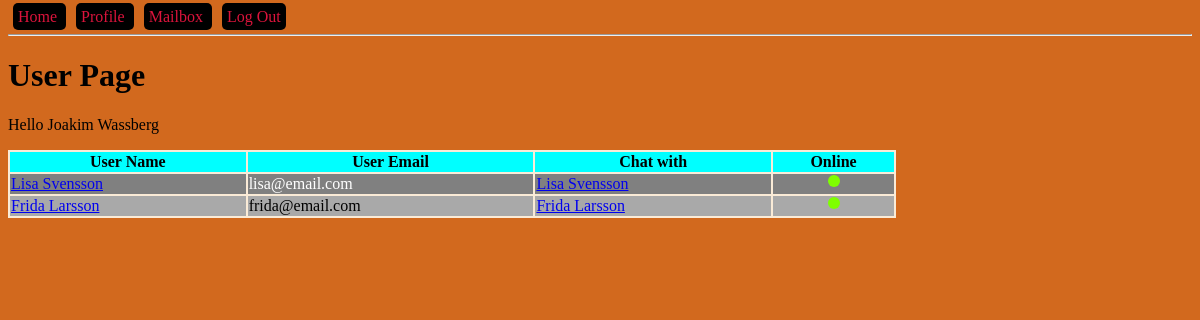
The app's page /profile (signed in), older data.
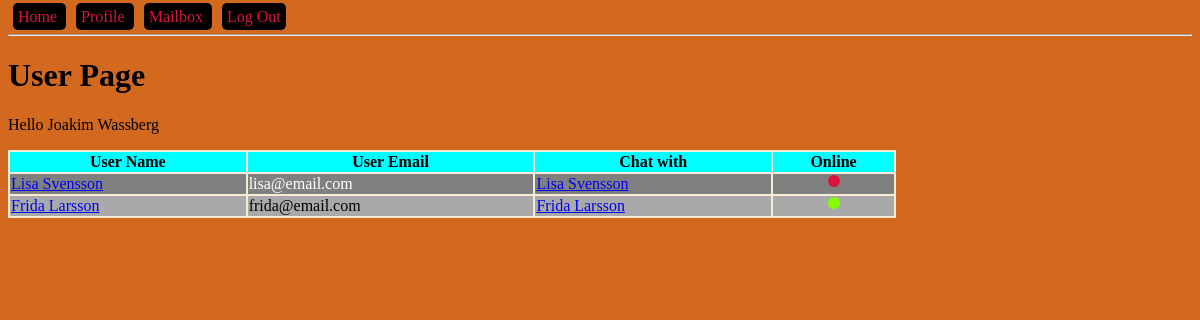
The same page, newer data.
### models.py (models this page shows, shortened)
class User(db.Model):
    id = db.Column(db.Integer, primary_key=True, autoincrement=True)
    name = db.Column(db.String(150))
    email = db.Column(db.String(150), unique=True)
    password = db.Column(db.String(100))
    admin = db.Column(db.BOOLEAN, default=False)
    online = db.Column(db.BOOLEAN, default=False)
    sent_messages = db.relationship('Message', backref='sender', lazy=True)
    recv_messages = db.relationship('Message', secondary=message_recv, lazy='subquery',
                                    backref=db.backref('receivers', lazy=True))

### blueprints/user/__init__.py (the view)
@bp_user.get('/profile')
@login_required
def user_get():
    users = get_all_but_current_user()
    return render_template("user.html", users=users)

### app.py (called while the page is built)
def create_app():
    app = Flask(__name__)
    app.config['SECRET_KEY'] = '123secret'
    app.config['SQLALCHEMY_TRACK_MODIFICATIONS'] = False
    app.config['SQLALCHEMY_DATABASE_URI'] = 'sqlite:///db.sqlite'
    db.init_app(app)
    login_manager = LoginManager()
    login_manager.init_app(app)
    @login_manager.user_loader
    def load_user(user_id):
        from models import User
        return User.query.filter_by(id=user_id).first()
    from blueprints.open import bp_open
    app.register_blueprint(bp_open)
    from blueprints.user import bp_user
    app.register_blueprint(bp_user)
    from blueprints.api import bp_api
    app.register_blueprint(bp_api, url_prefix='/api/v1.0')
    from blueprints.admin import bp_admin
    app.register_blueprint(bp_admin)
    return app

### controllers/user_controller.py (called while the page is built)
def get_all_but_current_user():
    from models import User
    user = current_user
    return User.query.filter(User.id != user.id).all()

### templates/user.html (shortened to what this page needs)
{% extends "base-template.html" %}
{% block content %}
    <h1 id="main-heading">User Page</h1>
    <p>Hello {{ current_user.name }}</p>
    <table>
        <tr>
            <th>User Name</th>
            <th>User Email</th>
            <th>Chat with</th>
            <th>Online</th>
        </tr>
        {% for user in users %}
            <tr>
                <td><a href="{{ url_for('bp_user.message_get', user_id=user.id) }}">{{ user.name }}</a></td>
                <td>{{ user.email }}</td>
                <td><a href="{{ url_for('bp_user.chat_get', user_id=user.id) }}">{{ user.name }}</a></td>
                <td class="center-content">
                    {% if user.online %}
                        <div class="circle online"></div>
                    {% else %}
                        <div class="circle offline"></div>
                    {% endif %}
                </td>
            </tr>
        {% endfor %}
    </table>
{% endblock %}

### templates/base-template.html (shortened to what this page needs)
<!DOCTYPE html>
<html lang="en">
<head>
    <link rel="stylesheet" href="{{ url_for('static', filename='css/main.css') }}" />
</head>
<body>
    <a class="menu-item" href="{{ url_for('bp_open.index') }}">
        Home
    </a>
    {% if current_user.is_authenticated %}
        <a class="menu-item" href="{{ url_for('bp_user.user_get') }}">
            Profile
        </a>
        <a class="menu-item" href="{{ url_for('bp_user.mailbox_get') }}">
            Mailbox
        </a>
        <a class="menu-item" href="{{ url_for('bp_user.logout_get') }}">
            Log Out
        </a>
     {% endif %}
    <hr />
    {% block content %}
    {% endblock %}
</body>
</html>

### static/css/main.css (style rules this page uses)
body { background-color: chocolate; }
.menu-item { margin: 5px; color: crimson; text-decoration: none; background-color: black; padding: 5px; border-radius: 5px; }
table { width: 75%; background-color: antiquewhite; }
th { background: aqua; }
tr:nth-child(odd) { background: darkgrey; }
tr:nth-child(even) { background: grey; color: white; }
.center-content { display:flex; align-items: center; align-content: center; }
.circle { margin: 0 auto; width: 12px; height: 12px; border-radius: 50%; }
.online { background: chartreuse; }
.offline { background: crimson; }

Row changes from the older to the newer data that the page shows:
changed User "Lisa Svensson": online True → False (drawn)
